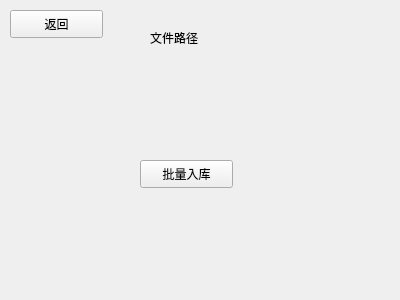
<?xml version="1.0" encoding="UTF-8"?>
<ui version="4.0">
 <class>batch</class>
 <widget class="QWidget" name="batch">
  <property name="geometry">
   <rect>
    <x>0</x>
    <y>0</y>
    <width>400</width>
    <height>300</height>
   </rect>
  </property>
  <property name="windowTitle">
   <string>Form</string>
  </property>
  <widget class="QLabel" name="label">
   <property name="geometry">
    <rect>
     <x>150</x>
     <y>30</y>
     <width>72</width>
     <height>15</height>
    </rect>
   </property>
   <property name="text">
    <string>文件路径</string>
   </property>
  </widget>
  <widget class="QPushButton" name="pushButton">
   <property name="geometry">
    <rect>
     <x>140</x>
     <y>160</y>
     <width>93</width>
     <height>28</height>
    </rect>
   </property>
   <property name="text">
    <string>批量入库</string>
   </property>
  </widget>
  <widget class="QPushButton" name="pushButton_2">
   <property name="geometry">
    <rect>
     <x>10</x>
     <y>10</y>
     <width>93</width>
     <height>28</height>
    </rect>
   </property>
   <property name="text">
    <string>返回</string>
   </property>
  </widget>
 </widget>
 <resources/>
 <connections/>
</ui>
